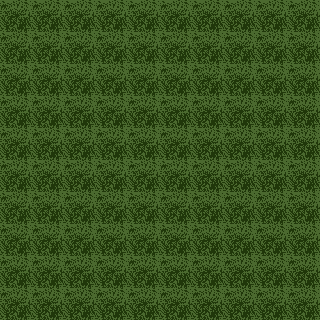

The image is a tile-based game level rendered from a .tmx file. Its description and complete source (layers, tilesets, objects, tile grids) follow:
An orthogonal 10x10 tile map with 32x32 px tiles, 1 tile layer (Tile Layer 1).

<map version="1.0" tiledversion="1.0.0" orientation="orthogonal" renderorder="right-down" width="10" height="10" tilewidth="32" tileheight="32" infinite="0" nextlayerid="2" nextobjectid="1">
 <tileset firstgid="1" source="test.tsx" />
 <layer id="1" name="Tile Layer 1" width="10" height="10">
  <data encoding="csv">
1,1,1,1,1,1,1,1,1,1,
1,1,1,1,1,1,1,1,1,1,
1,1,1,1,1,1,1,1,1,1,
1,1,1,1,1,1,1,1,1,1,
1,1,1,1,1,1,1,1,1,1,
1,1,1,1,1,1,1,1,1,1,
1,1,1,1,1,1,1,1,1,1,
1,1,1,1,1,1,1,1,1,1,
1,1,1,1,1,1,1,1,1,1,
1,1,1,1,1,1,1,1,1,1
</data>
 </layer>
</map>